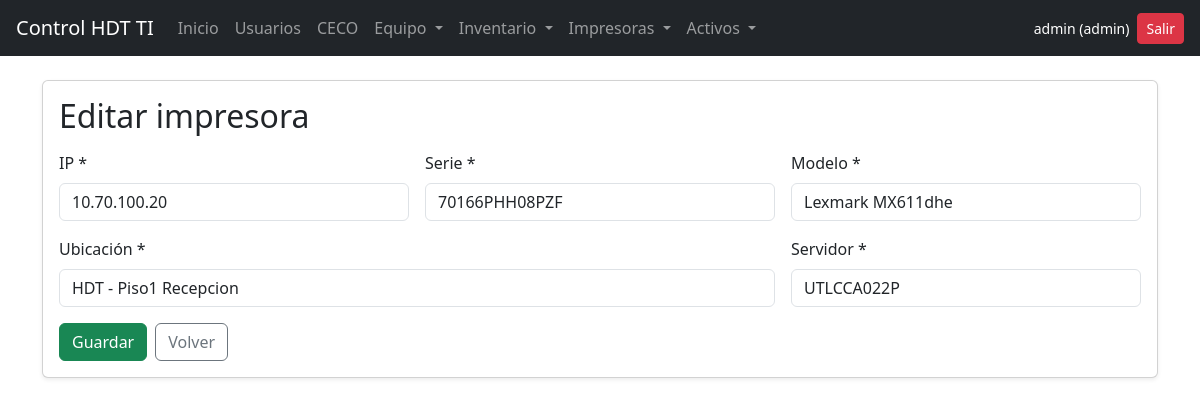
The page /impresoras/catalogo/1/edit (signed in) on the database its author committed.
### models/models.py (models this page shows, shortened)
class User(db.Model, UserMixin):
    id = db.Column(db.Integer, primary_key=True)
    username = db.Column(db.String(80), unique=True, nullable=False)
    password = db.Column(db.String(200), nullable=False)
    role = db.Column(db.String(20), nullable=False)  # admin | user
    entregas = db.relationship('EntregaEquipo', backref='usuario', lazy=True)
    reportes_impresora = db.relationship('ReporteImpresora', backref='usuario', lazy=True)

class Impresora(db.Model):
    id = db.Column(db.Integer, primary_key=True)
    ip = db.Column(db.String(50), unique=True, nullable=False)
    serie = db.Column(db.String(100), nullable=False)
    modelo = db.Column(db.String(100), nullable=False)
    ubicacion = db.Column(db.String(200), nullable=False)
    servidor = db.Column(db.String(100), nullable=False)

### routes/impresoras.py (the view, shortened to what this page needs)
@impresoras_bp.route("/catalogo/<int:imp_id>/edit", methods=["GET", "POST"])
@login_required
@admin_required
def catalogo_edit(imp_id):
    imp = Impresora.query.get_or_404(imp_id)
    return render_template("impresoras/catalogo_form.html", mode="edit", imp=imp)

### app.py (called while the page is built)
@login_manager.user_loader
def load_user(user_id):
    return User.query.get(int(user_id))

### routes/utils.py (called while the page is built)
def admin_required(fn):
    @wraps(fn)
    def wrapper(*args, **kwargs):
        if not current_user.is_authenticated:
            abort(401)
        if current_user.role != "admin":
            abort(403)
        return fn(*args, **kwargs)
    return wrapper

### templates/impresoras/catalogo_form.html (shortened to what this page needs)
{% extends "base.html" %}
{% block content %}
<div class="card shadow-sm">
  <div class="card-body">
    <h2 class="mb-3">
      {% if mode == 'edit' %}Editar impresora{% else %}Nueva impresora{% endif %}
    </h2>
    <form method="post">
      <div class="row g-3">
        <div class="col-md-4">
          <label class="form-label">IP *</label>
          <input class="form-control" name="ip" required value="{{ imp.ip if imp else '' }}">
        </div>
        <div class="col-md-4">
          <label class="form-label">Serie *</label>
          <input class="form-control" name="serie" required value="{{ imp.serie if imp else '' }}">
        </div>
        <div class="col-md-4">
          <label class="form-label">Modelo *</label>
          <input class="form-control" name="modelo" required value="{{ imp.modelo if imp else '' }}">
        </div>
        <div class="col-md-8">
          <label class="form-label">Ubicación *</label>
          <input class="form-control" name="ubicacion" required value="{{ imp.ubicacion if imp else '' }}">
        </div>
        <div class="col-md-4">
          <label class="form-label">Servidor *</label>
          <input class="form-control" name="servidor" required value="{{ imp.servidor if imp else '' }}">
        </div>
      </div>
      <div class="mt-3 d-flex gap-2">
        <button class="btn btn-success" type="submit">Guardar</button>
        <a href="{{ url_for('impresoras.catalogo_list') }}" class="btn btn-outline-secondary">Volver</a>
      </div>
    </form>
  </div>
</div>
{% endblock %}

### templates/base.html (shortened to what this page needs)
<!DOCTYPE html>
<html lang="es">
<head>
    <link href="https://cdn.jsdelivr.net/npm/bootstrap@5.3.3/dist/css/bootstrap.min.css" rel="stylesheet">
</head>
<body>
    <nav class="navbar navbar-expand-lg navbar-dark bg-dark px-3">
        {% if current_user.is_authenticated %}
        {% set home_url = url_for('admin.dashboard') if current_user.role == 'admin' else url_for('user.dashboard') %}
        {% else %}
        {% set home_url = url_for('auth.login') %}
        {% endif %}
        <a class="navbar-brand" href="{{ home_url }}">Control HDT TI</a>
        <div class="collapse navbar-collapse" id="navMain">
            <ul class="navbar-nav me-auto mb-2 mb-lg-0">
                {% if current_user.is_authenticated %}
                <li class="nav-item">
                    <a class="nav-link" href="{{ home_url }}">Inicio</a>
                </li>
                {% if current_user.role == 'admin' %}
                <li class="nav-item">
                    <a class="nav-link" href="{{ url_for('admin.users_list') }}">Usuarios</a>
                </li>
                <li class="nav-item">
                    <a class="nav-link" href="{{ url_for('ceco.list_ceco') }}">CECO</a>
                </li>
                {% endif %}
                <li class="nav-item dropdown">
                    <a class="nav-link dropdown-toggle" href="#" id="navEquipo" role="button" data-bs-toggle="dropdown"
                        aria-expanded="false">
                        Equipo
                    </a>
                </li>
                <li class="nav-item dropdown">
                    <a class="nav-link dropdown-toggle" href="#" id="navInventario" role="button"
                        data-bs-toggle="dropdown" aria-expanded="false">
                        Inventario
                    </a>
                </li>
                <li class="nav-item dropdown">
                    <a class="nav-link dropdown-toggle" href="#" id="navImpresoras" role="button"
                        data-bs-toggle="dropdown" aria-expanded="false">
                        Impresoras
                    </a>
                </li>
<li class="nav-item dropdown">
  <a class="nav-link dropdown-toggle" href="#" id="navActivos" role="button"
     data-bs-toggle="dropdown" aria-expanded="false">
    Activos
  </a>
</li>
                {% endif %}
            </ul>
            <div class="d-flex align-items-center gap-2">
                {% if current_user.is_authenticated %}
                <span class="text-white small">
                    {{ current_user.username }} ({{ current_user.role }})
                </span>
                <a href="{{ url_for('auth.logout') }}" class="btn btn-danger btn-sm">Salir</a>
                {% endif %}
            </div>
        </div>
    </nav>
    <div class="container mt-4">
        {% block content %}{% endblock %}
    </div>
</body>
</html>

### rows shown on the page
User: username "admin", role "admin"
Impresora: ip "10.70.100.20", serie "70166PHH08PZF", modelo "Lexmark MX611dhe", ubicacion "HDT - Piso1 Recepcion", servidor "UTLCCA022P"
